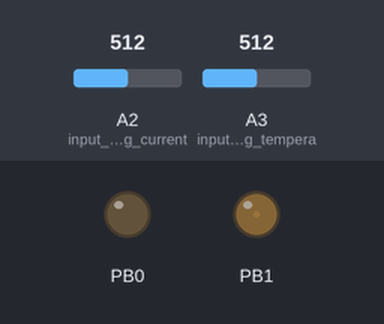
Bench run of a sketch on a simulated ATtiny85, built with avr-gcc and run on an emulated ATtiny85. Shown: output pins drawn as LEDs (lit = HIGH). Inputs (shaded band) come from the test bench; at power-on: A2 (input_for_sensing_current) = 512, A3 (input_for_sensing_tempera) = 512. EEPROM starts erased.

Above: at 1.2 s.
1.3 s: A2 (input_for_sensing_current) set to 716
At 20.2 s:
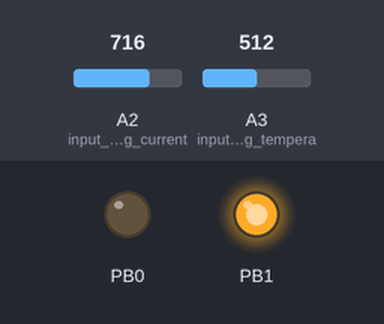
Timing chart, 0 to 20.9 s (numbered marks = the images above; inputs shaded):
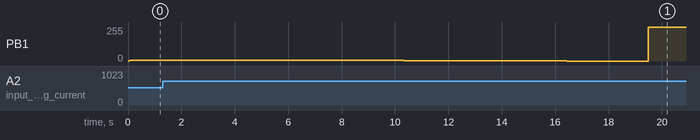

The sketch:

attiny85_flashligth_drivertest.ino
```cpp
#define F_CPU 16000000
#include <avr/io.h>
#include <EEPROM.h>

float maxpower;// defines the maxium power in amperes
int savedState;//integral used to store the saved powerstate
int startPWM;
int maxPWM;// defines the maxium PWM for given powerstate, mainly to protect the device from shorting the mosfet...
int PWM;


float triggerlimitl = 0.9; //allowed drift upwards (percentage multiplier)
float triggerlimith = 1.1; //allowed drift downwards (percentage multiplier)
int updatepwm = 1; // on off state for updating the pwm, reduces flickering
int updatedelay = 0; // delay for pulling from the analog pin when measuring current
int updatefreq = 75; // amount of times the current value is sampled
int start; //amount of times current is sampled at startup, to get the current quickly to right value with updatedelay of "0" and the rise it to make it more stable (but also way slower)

float voltage;  //float variable for measuring voltage


float lastpower; //float for the last power level (in amps)

int Vo;  //stuff for measuring temperature
float R1 = 10000; //resistance of the ntc thermistor while it is at around 25C
float logR2, R2, T;
float c1 = 1.009249522e-03, c2 = 2.378405444e-04, c3 = 2.019202697e-07;


void setup() {

  DDRB |=(1<<PB0)|(1<<PB1);
  // Enable PLL and async PCK for high-speed PWM
  PLLCSR |= (1 << PLLE) | (1 << PCKE);
  TCCR1 = 1<<PWM1A | 0<<COM1A1 | 1<<COM1A0 | 0<<CS13 | 0<<CS12 | 1<<CS11 | 1<<CS10;
  GTCCR = 0<<PWM1B | 0<<COM1B1 | 0<<COM1B0;
  OCR1C = 188;
  delay(10);
  OCR1A = 0;  // (103+1)/(205+1) = 0.50 = 50% duty cycle

  pinMode(A1, INPUT); //input for sensing battery voltage
  pinMode(A2, INPUT); //input for sensing current
  pinMode(A3, INPUT); //input for sensing temperature near Fet, Diode and Choce
  readvoltage();
  powerstate();
//  EEPROM.write(0,0);


}

void loop() {


if (updatepwm == 1){
  OCR1A = PWM;
  updatepwm = 0;
}

readcurrent();
readTC();
if(start > 70){
readvoltage();
}
delay(1);


}


void powerstate() {
  savedState = EEPROM.read(0);


  switch (savedState) {
    case 0: maxpower = 0.1 ; startPWM = 10; maxPWM = 30; EEPROM.write(0, 1);  break;
    case 1: maxpower = 0.25; startPWM = 32; maxPWM = 59; EEPROM.write(0, 2); break;
    case 2: maxpower = 0.5;  startPWM = 60; maxPWM = 70; EEPROM.write(0, 3); break;
    case 3: maxpower = 1.0;  startPWM = 84; maxPWM = 98; EEPROM.write(0, 4); break;
    case 4: maxpower = 2.0;  startPWM = 108;maxPWM = 112;EEPROM.write(0, 0); break;
    }
    lastpower = maxpower;

    if(startPWM == 0){EEPROM.write(0,0);}
    for (PWM = 0; PWM < startPWM; PWM++){OCR1A = PWM; delay (5);}
}


void readcurrent(){
float AcsValue=0.0,Samples=0.0,AvgAcs=0.0,AcsValueF=0.0;

  for (int x = 0; x < updatefreq; x++){ //Get 150 samples
  AcsValue = analogRead(A2);     //Read current sensor values
  Samples = Samples + AcsValue;  //Add samples together
  delay (updatedelay); // let ADC settle before next sample 3ms
  }start++;
  if(start > 50){
  updatefreq = 300;
  updatedelay = 10;
  }
AvgAcs=Samples/updatefreq;//Taking Average of Samples

AcsValueF = (2.57 - (AvgAcs * (5.06 / 1024.0)) )/-0.185;


if(AcsValueF*(triggerlimith) < maxpower){if(PWM < maxPWM){PWM++;} updatepwm = 1;}
if(AcsValueF*(triggerlimitl) > maxpower){PWM--; updatepwm = 1;}

delay(10);


}

void readvoltage(){

  voltage = analogRead(A1);
  voltage = (voltage/1024)*5;
 if(voltage <= 3.30){maxPWM = 56;}
 if(voltage <= 3.15){maxPWM = 18;}
 if(voltage <= 3.12){maxPWM = 10;}
 if(voltage <= 3.08){maxPWM = 5;}


  if(PWM > maxPWM){PWM = maxPWM; updatepwm = 1;}
}

void readTC(){

  Vo = analogRead(A3);
  R2 = R1 * (1023.0 / (float)Vo - 1.0);
  logR2 = log(R2);
  T = (1.0 / (c1 + c2*logR2 + c3*logR2*logR2*logR2));
  T = T - 273.15;
  if(T > 50){if(lastpower > 1.01){maxpower = 1.1;}}
  else{ maxpower = lastpower;}


}
```

Measured:
- after the input at 1.3 s, PB1: 7/255 → 5/255 after 2.9 s, → 4/255 3.1 s later, → 3/255 3.1 s later, → 1/255 3.1 s later, … (6 changes in this stretch)
